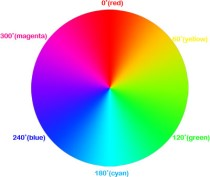
#> input picture Sample2.jpg, 210 x 177 px, found by its file name
$ python '#4OpenCV_HSV_Color.py'
#> lines starting #> are read from the running program, lines starting #| are printed output that depends on the picture; after the words box and inside, x2 and y2 are one past the last pixel; in counts of white or black regions, pixels touching at a corner belong together
import cv2

img_color = cv2.imread('D:\SourceCode\Python\OpenCV\Sample2.jpg')
#> img_color is the input picture: shape (177, 210, 3); mean B, G, R 186.1, 186.8, 186.9
height, width = img_color.shape[:2]
#> height = 177; width = 210

img_hsv = cv2.cvtColor(img_color, cv2.COLOR_BGR2HSV)
#> img_hsv: shape (177, 210, 3); mean H, S, V 62.5, 133.2, 251.6

lower_blue = (120-10, 30, 30)
upper_blue = (120+10, 255, 255)
img_mask = cv2.inRange(img_hsv, lower_blue, upper_blue)
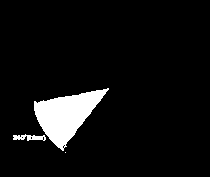
#> img_mask: shape (177, 210); 6.4% white; 3 white regions (1 under 20 px), largest, box (x1, y1, x2, y2) and area: (34, 88, 109, 151) 2255, (13, 134, 46, 141) 138

img_result = cv2.bitwise_and(img_color, img_color, mask = img_mask)
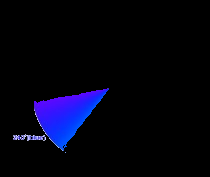
#> img_result: shape (177, 210, 3); mean B, G, R 16.1, 3, 2.8

cv2.imshow('img_color', img_color)
cv2.imshow('img_mask', img_mask)
cv2.imshow('img_result', img_result)

cv2.waitKey(0)
cv2.destroyAllWindows()

$ run again, with Sample.jpg copied over Sample2.jpg
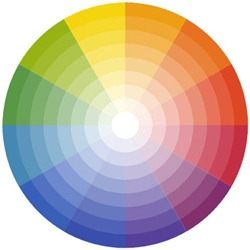
#> input picture Sample.jpg, 250 x 250 px, found by its file name
#> img_color is the input picture: shape (250, 250, 3); mean B, G, R 168.4, 181.2, 199.2
#> img_hsv: shape (250, 250, 3); mean H, S, V 65.7, 92.1, 221.2
#> `img_mask = cv2.inRange(img_hsv, lower_blue, upper_blue)`:
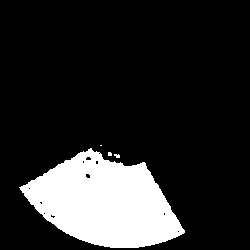
#> img_mask: shape (250, 250); 16.6% white; 4 white regions (3 under 20 px), largest, box (x1, y1, x2, y2) and area: (19, 148, 185, 248) 10323
#> `img_result = cv2.bitwise_and(img_color, img_color, mask = img_mask)`:
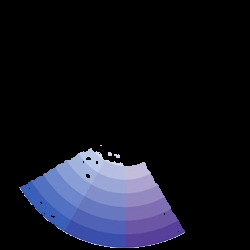
#> img_result: shape (250, 250, 3); mean B, G, R 31.8, 20.7, 19.3
